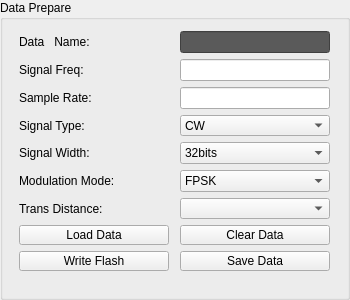
       <widget class="QGroupBox" name="groupBox">
        <property name="minimumSize">
         <size>
          <width>350</width>
          <height>300</height>
         </size>
        </property>
        <property name="maximumSize">
         <size>
          <width>350</width>
          <height>300</height>
         </size>
        </property>
        <property name="title">
         <string>Data Prepare</string>
        </property>
        <layout class="QVBoxLayout" name="verticalLayout_2">
         <item>
          <layout class="QHBoxLayout" name="horizontalLayout_2">
           <item>
            <widget class="QLabel" name="label_9">
             <property name="minimumSize">
              <size>
               <width>150</width>
               <height>0</height>
              </size>
             </property>
             <property name="maximumSize">
              <size>
               <width>150</width>
               <height>16777215</height>
              </size>
             </property>
             <property name="text">
              <string>Data   Name:</string>
             </property>
            </widget>
           </item>
           <item>
            <widget class="QLineEdit" name="lineEdit_data_disp">
             <property name="minimumSize">
              <size>
               <width>150</width>
               <height>0</height>
              </size>
             </property>
             <property name="maximumSize">
              <size>
               <width>150</width>
               <height>16777215</height>
              </size>
             </property>
             <property name="styleSheet">
              <string notr="true">background-color: rgb(90, 90, 90);
color: rgb(170, 255, 255);</string>
             </property>
             <property name="readOnly">
              <bool>true</bool>
             </property>
            </widget>
           </item>
          </layout>
         </item>
         <item>
          <layout class="QHBoxLayout" name="horizontalLayout_3">
           <item>
            <widget class="QLabel" name="label_11">
             <property name="minimumSize">
              <size>
               <width>150</width>
               <height>0</height>
              </size>
             </property>
             <property name="maximumSize">
              <size>
               <width>150</width>
               <height>16777215</height>
              </size>
             </property>
             <property name="text">
              <string>Signal Freq:</string>
             </property>
            </widget>
           </item>
           <item>
            <widget class="QLineEdit" name="lineEdit_data_sample_rate_2">
             <property name="minimumSize">
              <size>
               <width>150</width>
               <height>0</height>
              </size>
             </property>
             <property name="maximumSize">
              <size>
               <width>150</width>
               <height>16777215</height>
              </size>
             </property>
             <property name="readOnly">
              <bool>false</bool>
             </property>
            </widget>
           </item>
          </layout>
         </item>
         <item>
          <layout class="QHBoxLayout" name="horizontalLayout_4">
           <item>
            <widget class="QLabel" name="label_14">
             <property name="minimumSize">
              <size>
               <width>150</width>
               <height>0</height>
              </size>
             </property>
             <property name="maximumSize">
              <size>
               <width>150</width>
               <height>16777215</height>
              </size>
             </property>
             <property name="text">
              <string>Sample Rate:</string>
             </property>
            </widget>
           </item>
           <item>
            <widget class="QLineEdit" name="lineEdit_data_sample_rate">
             <property name="minimumSize">
              <size>
               <width>150</width>
               <height>0</height>
              </size>
             </property>
             <property name="maximumSize">
              <size>
               <width>150</width>
               <height>16777215</height>
              </size>
             </property>
             <property name="readOnly">
              <bool>false</bool>
             </property>
            </widget>
           </item>
          </layout>
         </item>
         <item>
          <layout class="QHBoxLayout" name="horizontalLayout_5">
           <item>
            <widget class="QLabel" name="label_12">
             <property name="minimumSize">
              <size>
               <width>150</width>
               <height>0</height>
              </size>
             </property>
             <property name="maximumSize">
              <size>
               <width>150</width>
               <height>16777215</height>
              </size>
             </property>
             <property name="text">
              <string>Signal Type:</string>
             </property>
            </widget>
           </item>
           <item>
            <widget class="QComboBox" name="comboBox_data_signal_type">
             <property name="minimumSize">
              <size>
               <width>150</width>
               <height>0</height>
              </size>
             </property>
             <property name="maximumSize">
              <size>
               <width>150</width>
               <height>16777215</height>
              </size>
             </property>
             <item>
              <property name="text">
               <string>CW</string>
              </property>
             </item>
             <item>
              <property name="text">
               <string>Chu</string>
              </property>
             </item>
            </widget>
           </item>
          </layout>
         </item>
         <item>
          <layout class="QHBoxLayout" name="horizontalLayout_6">
           <item>
            <widget class="QLabel" name="label_13">
             <property name="minimumSize">
              <size>
               <width>150</width>
               <height>0</height>
              </size>
             </property>
             <property name="maximumSize">
              <size>
               <width>150</width>
               <height>16777215</height>
              </size>
             </property>
             <property name="text">
              <string>Signal Width:</string>
             </property>
            </widget>
           </item>
           <item>
            <widget class="QComboBox" name="comboBox_data_signal_width">
             <property name="minimumSize">
              <size>
               <width>150</width>
               <height>0</height>
              </size>
             </property>
             <property name="maximumSize">
              <size>
               <width>150</width>
               <height>16777215</height>
              </size>
             </property>
             <item>
              <property name="text">
               <string>32bits</string>
              </property>
             </item>
             <item>
              <property name="text">
               <string>64bits</string>
              </property>
             </item>
            </widget>
           </item>
          </layout>
         </item>
         <item>
          <layout class="QHBoxLayout" name="horizontalLayout_7">
           <item>
            <widget class="QLabel" name="label_10">
             <property name="minimumSize">
              <size>
               <width>150</width>
               <height>0</height>
              </size>
             </property>
             <property name="maximumSize">
              <size>
               <width>150</width>
               <height>16777215</height>
              </size>
             </property>
             <property name="text">
              <string>Modulation Mode:</string>
             </property>
            </widget>
           </item>
           <item>
            <widget class="QComboBox" name="comboBox_data_m_mode">
             <property name="minimumSize">
              <size>
               <width>150</width>
               <height>0</height>
              </size>
             </property>
             <property name="maximumSize">
              <size>
               <width>150</width>
               <height>16777215</height>
              </size>
             </property>
             <item>
              <property name="text">
               <string>FPSK</string>
              </property>
             </item>
             <item>
              <property name="text">
               <string>QPSK</string>
              </property>
             </item>
             <item>
              <property name="text">
               <string>BPSK</string>
              </property>
             </item>
            </widget>
           </item>
          </layout>
         </item>
         <item>
          <layout class="QHBoxLayout" name="horizontalLayout_8">
           <item>
            <widget class="QLabel" name="label_15">
             <property name="minimumSize">
              <size>
               <width>150</width>
               <height>0</height>
              </size>
             </property>
             <property name="maximumSize">
              <size>
               <width>150</width>
               <height>16777215</height>
              </size>
             </property>
             <property name="text">
              <string>Trans Distance:</string>
             </property>
            </widget>
           </item>
           <item>
            <widget class="QComboBox" name="comboBox_data_trans_distance">
             <property name="minimumSize">
              <size>
               <width>150</width>
               <height>0</height>
              </size>
             </property>
             <property name="maximumSize">
              <size>
               <width>150</width>
               <height>16777215</height>
              </size>
             </property>
            </widget>
           </item>
          </layout>
         </item>
         <item>
          <layout class="QHBoxLayout" name="horizontalLayout_9">
           <item>
            <widget class="QPushButton" name="pushButton_load_data">
             <property name="minimumSize">
              <size>
               <width>150</width>
               <height>20</height>
              </size>
             </property>
             <property name="maximumSize">
              <size>
               <width>150</width>
               <height>20</height>
              </size>
             </property>
             <property name="text">
              <string>Load Data</string>
             </property>
            </widget>
           </item>
           <item>
            <widget class="QPushButton" name="pushButton_clear_data">
             <property name="minimumSize">
              <size>
               <width>150</width>
               <height>20</height>
              </size>
             </property>
             <property name="maximumSize">
              <size>
               <width>150</width>
               <height>20</height>
              </size>
             </property>
             <property name="text">
              <string>Clear Data</string>
             </property>
            </widget>
           </item>
          </layout>
         </item>
         <item>
          <layout class="QHBoxLayout" name="horizontalLayout_10">
           <item>
            <widget class="QPushButton" name="pushButton_write_flash">
             <property name="minimumSize">
              <size>
               <width>150</width>
               <height>20</height>
              </size>
             </property>
             <property name="maximumSize">
              <size>
               <width>150</width>
               <height>20</height>
              </size>
             </property>
             <property name="text">
              <string>Write Flash</string>
             </property>
            </widget>
           </item>
           <item>
            <widget class="QPushButton" name="pushButton_load_data_2">
             <property name="minimumSize">
              <size>
               <width>150</width>
               <height>20</height>
              </size>
             </property>
             <property name="maximumSize">
              <size>
               <width>150</width>
               <height>20</height>
              </size>
             </property>
             <property name="text">
              <string>Save Data</string>
             </property>
            </widget>
           </item>
          </layout>
         </item>
         <item>
          <spacer name="horizontalSpacer_3">
           <property name="orientation">
            <enum>Qt::Horizontal</enum>
           </property>
           <property name="sizeHint" stdset="0">
            <size>
             <width>319</width>
             <height>15</height>
            </size>
           </property>
          </spacer>
         </item>
        </layout>
       </widget>
